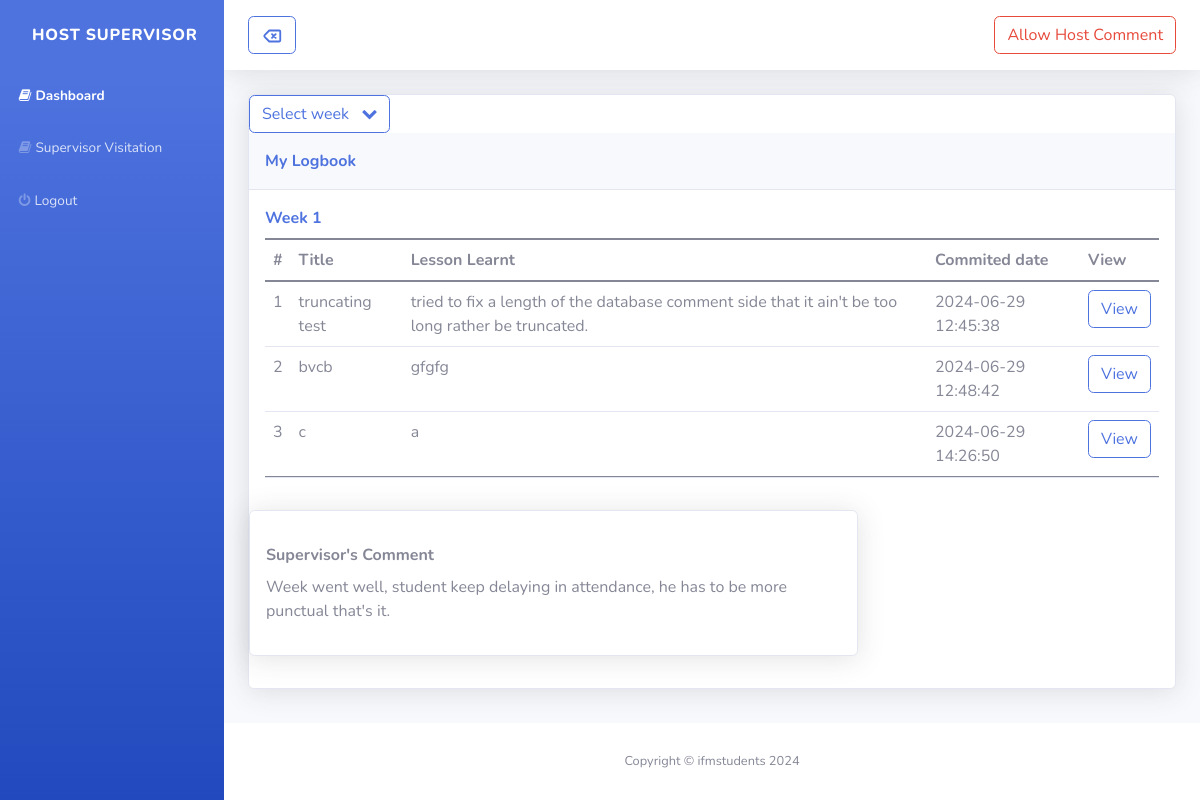
The app's page /host/documents.php?student=2 with its own data.
### tables this page shows
CREATE TABLE `days` (
  `id` int(11) NOT NULL,
  `day` int(11) NOT NULL DEFAULT 1,
  `title` varchar(100) NOT NULL,
  `comments` text NOT NULL,
  `student` int(11) NOT NULL,
  `time` datetime NOT NULL DEFAULT current_timestamp(),
  `weekno` int(11) NOT NULL DEFAULT 1
);

CREATE TABLE `host_supervisor_comments` (
  `id` int(11) NOT NULL,
  `student` int(11) NOT NULL,
  `weekno` int(11) NOT NULL,
  `comments` text NOT NULL
);

### host/documents.php (the view, shortened to what this page needs)
<?php
$id=$_GET['student'];
include '../control/connection.php';
$thisday="Friday";
  $query1 = "SELECT * FROM days where student= $id and weekno=1 ";
  $result1 = mysqli_query($conn, $query1);
     function setComments($conn,$id,$weekno,$thisday){
    $currentDay = date('l');
   $commenting_area="";
        $query = "SELECT * FROM host_supervisor_comments where student= $id and weekno=$weekno ";
        $result = mysqli_query($conn, $query);
        while($row=$result->fetch_assoc()){
            $comment=$row['comments'];
            if ($result->num_rows > 0) {
                $commenting_area='
                    <div class="card shadow mb-3" id="newLogbook">
                                            <div class="card-body" >
                                                    <div class="row">
                                                        <div class="col">
                                                            <div class="mb-3"></div>
                                                        </div>
                                                    </div>
                                                    <div class="row">
                                                        <div class="col">
                                                            <div class="mb-3"><label class="form-label" for="first_name"><strong>Supervisor\'s Comment</strong><br></label>
                                                                <p>'.$comment.'</p>
                                                            </div>
                                                        </div>
                                                    </div>
                                            </div>
                                        </div>
                ';
            }
        }
        return $commenting_area;
     }
?>
<!DOCTYPE html>
<html>
<head>
    <link rel="stylesheet" href="../assets/bootstrap/css/bootstrap.min.css">
    <link rel="stylesheet" href="../assets/fonts/fontawesome-all.min.css">
    <link rel="stylesheet" href="../assets/fonts/font-awesome.min.css">
    <link rel="stylesheet" href="../assets/fonts/fontawesome5-overrides.min.css">
    <link rel="stylesheet" href="../student/assets/style.css">
</head>
<body id="page-top">
    <div id="wrapper">
    <nav class="navbar navbar-dark align-items-start sidebar sidebar-dark accordion bg-gradient-primary p-0">
            <div class="container-fluid d-flex flex-column p-0"><a class="navbar-brand d-flex justify-content-center align-items-center sidebar-brand m-0" href="#">
            <div class="sidebar-brand-text mx-3"><span>Host Supervisor</span></div>
                </a>
                <ul class="navbar-nav text-light" id="accordionSidebar">
                    <li class="nav-item"><a class="nav-link active" href="students.php"><i class="fa fa-book"></i><span>Dashboard</span></a></li>
                    <li class="nav-item"><a class="nav-link " href="visit.php"><i class="fa fa-book"></i><span>Supervisor Visitation</span></a></li>
                    <li class="nav-item"><a class="nav-link" href="index.php"><i class="fa fa-power-off"></i><span>Logout</span></a></li>
                </ul>
            </div>
        </nav>
        <div class="d-flex flex-column" id="content-wrapper">
            <div id="content">
                <nav class="navbar navbar-light navbar-expand bg-white shadow mb-4 topbar static-top">
                    <div class="container-fluid"><button class="btn btn-link d-md-none rounded-circle me-3" id="sidebarToggleTop" type="button"><i class="fas fa-bars"></i></button>
                    <button class="btn btn-outline-primary" onclick="location.href='students.php'">
                    </button>
                    <form method="post">
                        <button class="btn btn-outline-danger" type="submit"> Allow Host Comment </button>
                      </form>
                </div>
                </nav>
                <div class="container-fluid">
                    <div class="card shadow">
                    <div class="dropdown no-arrow">
            <button class="btn btn-outline-primary   " aria-expanded="false" data-bs-toggle="dropdown" type="button" >
            Select week &nbsp; <i class="fa fa-chevron-down"></i></button>
        </div>
                        <div class="card-header py-3">
                            <p class="text-primary m-0 fw-bold">My Logbook</p>
                        </div>
                   <weekdiv id="week1" style="display:block">
                        <div class="card-body">
                            <p class="text-primary m-0 fw-bold">Week 1</p>
                            <div class="table-responsive table mt-2" id="dataTable" role="grid" aria-describedby="dataTable_info">
                                <table class="table my-0" id="dataTable">
                                    <thead>
                                        <tr>
                                            <th>#</th>
                                            <th>Title</th>
                                            <th>Lesson Learnt</th>
                                            <th>Commited date</th>
                                            <th>View</th>
                                        </tr>
                                    </thead>
                                    <tbody>
                                        <?php           $i=1;
                                                                while($row1= $result1->fetch_assoc()) {
                                                                    $title=$row1['title'];
                                                                    $comments=$row1['comments'];
                                                                    $date=$row1['time'];
                                                                    echo"
                                                                  <tr>
                                                                         <td>$i</td>
                                                                         <td>$title</td>
                                                                         <td>$comments</td>
                                                                         <td>$date</td>
                                                                           <td><button class='btn btn-outline-primary' type='button' data-bs-toggle='modal' data-bs-target='#view$i'>View</button></td>
                                                                  </tr>
                                                                         ";
                                                                         $i++;
                                                                }
                                        ?>
                                    </tbody>
                                </table>
                            </div>
                        </div>
                        <div class="row mb-3">
                            <div class="col-lg-8">
                                <div class="row">
                                    <div class="col">
                                    <?php
                                    $commenting_area=setComments($conn,$id,'1',$thisday);
                                    echo $commenting_area
                                    ?>
                                    </div>
                                </div>
                            </div>
                        </div>
                </weekdiv>
                    </div>
                </div>
            </div>
            <footer class="bg-white sticky-footer">
                <div class="container my-auto">
                    <div class="text-center my-auto copyright"><span>Copyright © ifmstudents 2024</span></div>
                </div>
            </footer>
        </div>
    </div>
</body>
</html>

### assets/style.css (style rules this page uses)
weekdiv { display: none; }

### host/documents.php (style rules this page uses)
weekdiv { display:none; }

### records on screen
days: title "truncating test", comments "tried to fix a length of the database comment side that it ain't be too long rather be truncated.", time "2024-06-29 12:45:38"
days: title "bvcb", comments "gfgfg", time "2024-06-29 12:48:42"
days: title "c", comments "a", time "2024-06-29 14:26:50"
host_supervisor_comments: comments "Week went well, student keep delaying in attendance, he has to be more punctual that's it."
